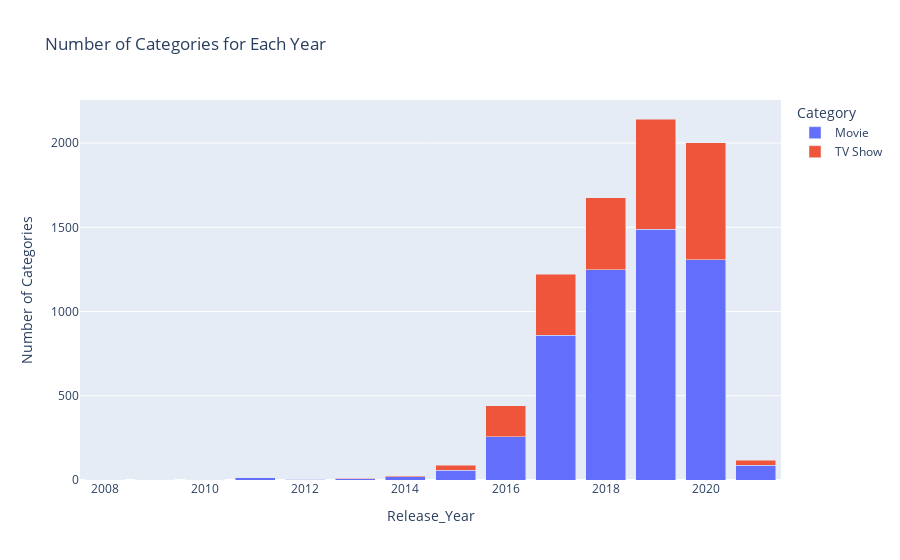

Notebook code cell kept with this figure:
### Code cell
category_counts = df.groupby(['Release_Year', 'Category']).size().unstack(fill_value=0)

category_counts_long = category_counts.reset_index().melt(id_vars='Release_Year', var_name='Category', value_name='Count')

fig = px.bar(category_counts_long, x='Release_Year', y='Count', color='Category', barmode='stack',
             title='Number of Categories for Each Year', labels={'Count': 'Number of Categories'})

fig.show()

### Figure 1 — Plotly figure (JSON) as saved in the notebook; plotly's stock layout.template omitted (floating-point values rounded to 4 significant figures)
{"data": [{"alignmentgroup": "True", "hovertemplate": "Category=Movie<br>Release_Year=%{x}<br>Number of Categories=%{y}<extra></extra>", "legendgroup": "Movie", "marker": {"color": "#636efa", "pattern": {"shape": ""}}, "name": "Movie", "offsetgroup": "Movie", "orientation": "v", "showlegend": true, "textposition": "auto", "type": "bar", "x": [2008, 2009, 2010, 2011, 2012, 2013, 2014, 2015, 2016, 2017, 2018, 2019, 2020, 2021], "xaxis": "x", "y": [1, 2, 1, 13, 3, 6, 19, 58, 257, 860, 1249, 1490, 1308, 88], "yaxis": "y"}, {"alignmentgroup": "True", "hovertemplate": "Category=TV Show<br>Release_Year=%{x}<br>Number of Categories=%{y}<extra></extra>", "legendgroup": "TV Show", "marker": {"color": "#EF553B", "pattern": {"shape": ""}}, "name": "TV Show", "offsetgroup": "TV Show", "orientation": "v", "showlegend": true, "textposition": "auto", "type": "bar", "x": [2008, 2009, 2010, 2011, 2012, 2013, 2014, 2015, 2016, 2017, 2018, 2019, 2020, 2021], "xaxis": "x", "y": [1, 0, 0, 0, 0, 5, 6, 30, 185, 360, 426, 653, 695, 29], "yaxis": "y"}], "layout": {"barmode": "stack", "legend": {"title": {"text": "Category"}, "tracegroupgap": 0}, "title": {"text": "Number of Categories for Each Year"}, "xaxis": {"anchor": "y", "domain": [0, 1], "title": {"text": "Release_Year"}}, "yaxis": {"anchor": "x", "domain": [0, 1], "title": {"text": "Number of Categories"}}}}
